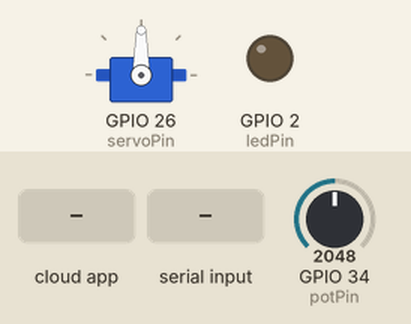
Recording of a sketch running on a simulated ESP32. Parts: servo, output pins drawn as LEDs (lit = HIGH). The inputs (shaded band) are chosen by the test bench; at power-on: GPIO 34 (potPin) = 2048. What the sketch prints to the serial monitor is not drawn.

Above: at 0.1 s.
At 4.7 s:
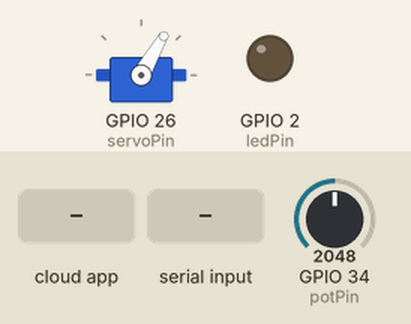
4.8 s: the phone or cloud app sets led to Fan
11.5 s: "Example1\n" received over the second serial link
15.8 s: the phone or cloud app sets led to Ultrasonic
22.8 s: "Power 1\n" received over the second serial link
31.5 s: "Fan 1\n" received over the second serial link
Timing chart, 0 to 34.5 s (numbered marks = the images above; inputs shaded):
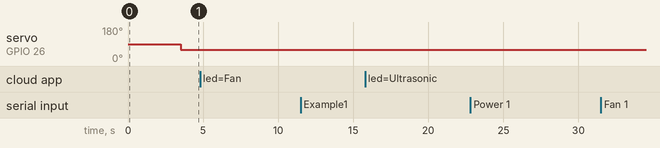

Measured:
- after the input at 4.8 s, every drawn part: stays the same
- after the input at 11.5 s, every drawn part: stays the same
- after the input at 15.8 s, every drawn part: stays the same
- after the input at 22.8 s, every drawn part: stays the same
- after the input at 31.5 s, every drawn part: stays the same

The sketch:

Master.ino
```cpp
/************************** Configuration ***********************************/

#include "config.h"
#include <ESP32Servo.h>
#include <HardwareSerial.h>


#define SPTR_SIZE   2
char   *sPtr [SPTR_SIZE];

Servo myservo;  // create servo object to control a servo

// These constants won't change. They're used to give names to the pins used:
const int analogInPin0 = 25;  // Analog input pin that the potentiometer is attached to
// Recommended PWM GPIO pins on the ESP32 include 2,4,12-19,21-23,25-27,32-33
const int servoPin = 26;
const int potPin = 34;
const int ledPin = 2;

HardwareSerial SerialPort(2);  //if using UART2

int adcValue = 0;
boolean ledState = false;
byte receivedValueSlave1 = 0;
String uartValue = "";
int sensorValue0 = 0;  // value read from the pot
int outputValue0 = 0;  // value output to the PWM (analog out)
int OnOff = 0;
int fanOnOff = 0;
int weight = 0;
int ultrasonic = 0;

int packetsReceived = 0;


// Set up the 'Example1' feed
AdafruitIO_Feed *ultrasonicFeed = io.feed("example1");
AdafruitIO_Feed *ledFeed = io.feed("led");
AdafruitIO_Feed *trashWeightFeed = io.feed("slaveadc1");
AdafruitIO_Feed *powerFeed = io.feed("power");

void setup() {
  Serial.begin(115200);
  SerialPort.begin(9600, SERIAL_8N1, 16, 17);

	// Allow allocation of all timers
	ESP32PWM::allocateTimer(0);
	ESP32PWM::allocateTimer(1);
	ESP32PWM::allocateTimer(2);
	ESP32PWM::allocateTimer(3);
	myservo.setPeriodHertz(50);    // standard 50 hz servo
	myservo.attach(servoPin, 500, 2400); // attaches the servo on pin 26 to the servo object
	// using default min/max of 1000us and 2000us

  pinMode(ledPin, OUTPUT);
  digitalWrite(ledPin, LOW);

  // Wait for serial monitor to open
  while (!Serial);

  Serial.print("Connecting to Adafruit IO");

  // Connect to io.adafruit.com
  io.connect();

  // Set up a message handler for the led feed
  ledFeed->onMessage(handleMessage);

  // Wait for a connection
  while (io.status() < AIO_CONNECTED) {
    Serial.print(".");
    delay(500);
  }

  // We are connected
  Serial.println();
  Serial.println(io.statusText());

 // Save slave pot value to the 'slaveValue' feed on Adafruit IO
  Serial.print("Robot is ON/Off -> ");
  Serial.println("Powered but Off");
  powerFeed->save(1);
  delay(2000);

}

void loop() {
  int adcRawValue = analogRead(potPin);
  adcValue = map(adcRawValue, 0, 4095, 0, 255);

  digitalWrite(ledPin, ledState ? HIGH : LOW);
  setBasket(ledState);

    // Read UART data here
    readUART();
    delay(300);
    Serial.print("UART: ");
    Serial.println(uartValue);
    processReceivedData(uartValue);

  //setBasket(OnOff, fanOnOff);

  // Process Adafruit IO events
  io.run();
  sendADA();
  readADA();

}

// This function is called whenever a 'led' message is received from Adafruit IO
void handleMessage(AdafruitIO_Data *data) {
  char receivedAdafruitData = *data->value();

  Serial.print("Received <- ");
  Serial.println(receivedAdafruitData);

  ledState = (receivedAdafruitData == '1');
}


void sendADA(void){
  // Save slave pot value to the 'slaveValue' feed on Adafruit IO
  Serial.print("Sending Trash Value value -> ");
  Serial.println(weight);
  trashWeightFeed->save(weight);
  delay(2000);
}

void readADA(void){
  // Adafruit IO is rate limited for publishing, so add a delay between feed->save events
  delay(2000);
  // Save ADC pot value to the 'adcValue' feed on Adafruit IO
  Serial.print("Sending Distance value -> ");
  Serial.println(ultrasonic);
  ultrasonicFeed->save(ultrasonic);
  delay(2000);

  // Save slave pot value to the 'slaveValue' feed on Adafruit IO
  Serial.print("Robot is ON/Off -> ");
  Serial.println(OnOff);
  powerFeed->save(OnOff);
  delay(2000);

}

void readUART(void){
  if (SerialPort.available())
  {
    String received = SerialPort.readStringUntil('\n');
    //String received = SerialPort.readString();
    uartValue = received;
    delay(300);
  }
}

void setBasket(int on){
  if (on == 1) myservo.write(0);    // tell servo to go to position in variable 'pos'
  else myservo.write(60);
  delay(100);
}


//separates string into array dividing by spaces
int separate (String str, char   **p, int    size ){
    int  n;
    char s [100];

    strcpy (s, str.c_str ());

    *p++ = strtok (s, " ");
    for (n = 1; NULL != (*p++ = strtok (NULL, " ")); n++)
        if (size == n)
            break;

    return n;
}


//
//int OnOff = 0;
//int fanOnOff = 0;
//int weight = 0;
//int ultrasonic = 0;
void processReceivedData(String data) {
    // Split the received data into parts (command and value)
    int delimiterIndex = data.indexOf(' ');
    if (delimiterIndex != -1) {
        String command = data.substring(0, delimiterIndex);
        String valueStr = data.substring(delimiterIndex + 1);

        // Convert the value string to an integer
        int value = valueStr.toInt();

        // Perform actions based on the received command and value
        if (command.equals("Power")) {
          OnOff = value;
        } else if (command.equals("Fan")) {
          fanOnOff = value;
        } else if (command.equals("FSR")) {
          weight = value;
        } else if (command.equals("Ultrasonic")) {
          ultrasonic = value;
        }
    }

}
```

config.h
```cpp
#include <Wire.h>

/************************ Adafruit IO Config *******************************/

// visit io.adafruit.com if you need to create an account,
// or if you need your Adafruit IO key.
#define IO_USERNAME  "Tumanita"
#define IO_KEY       "aio_QJVN12tit9g5pAeKs6KLdvjKzIMG"

/******************************* WIFI **************************************/
//Phone
//#define WIFI_SSID "DinisTumaninis"
//#define WIFI_PASS "LuluDini123@"

//Home
#define WIFI_SSID "Doggy"
#define WIFI_PASS "Doggy.2021"

//House #2
//#define WIFI_SSID "CLARO1_DBDDE4"
//#define WIFI_PASS "Vo24gsRFpM"

#include "AdafruitIO_WiFi.h"


AdafruitIO_WiFi io(IO_USERNAME, IO_KEY, WIFI_SSID, WIFI_PASS);
```
